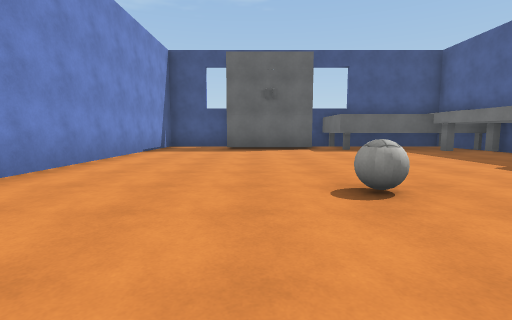
[1] (above)

24 first-person views from a walk through a scene from a Unity 3-D project. The camera is 1.2 m above the floor, tilts 6° down and sees 85° across. Doors are open. The floor is counted in squares, 2 m on a side. Each view is taken from the middle of a square. On the plan, view 1 faces up. The plan holds only what a view shows up to about 9 squares ahead; the rest is blank. The place goes on beyond the plan. Some surface patterns are stand-ins.

[2]
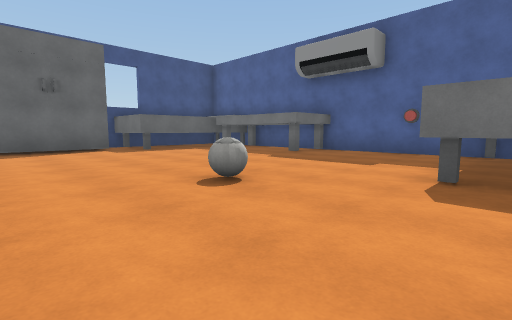

[3]
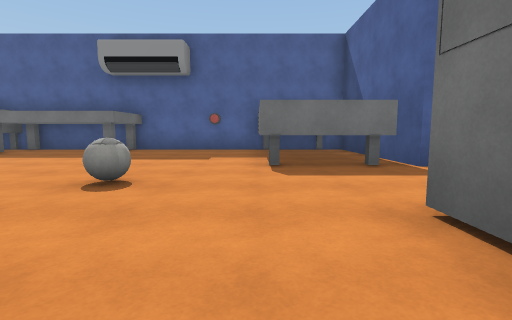

[4]
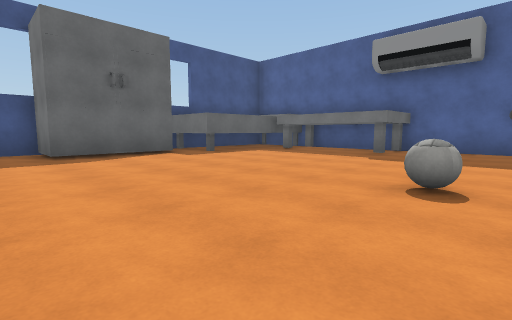

[5]
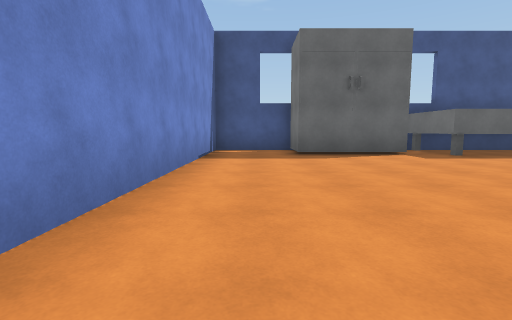

[6]
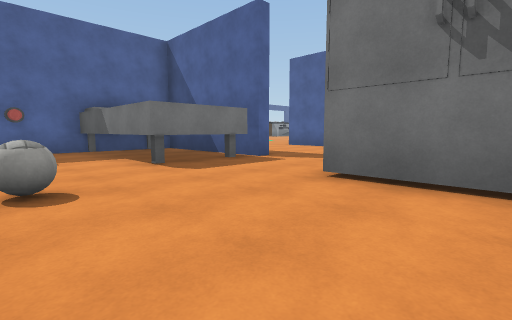

[7]
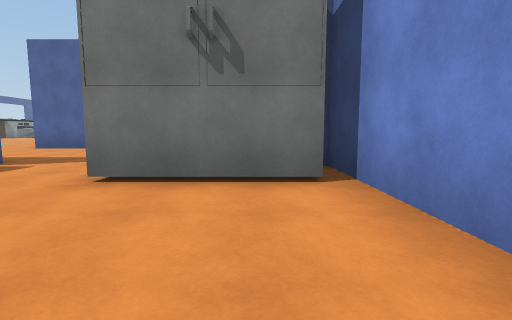

[8]
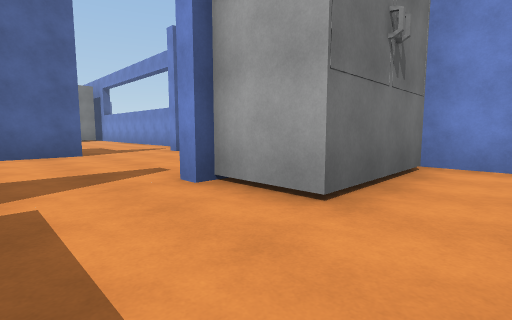

[9]
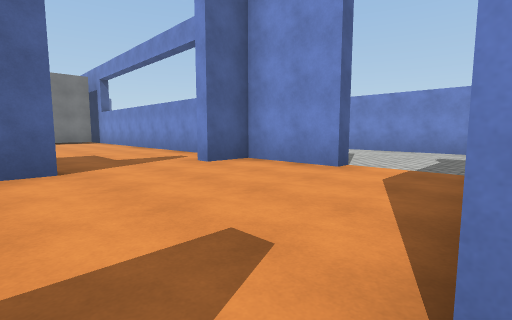

[10]
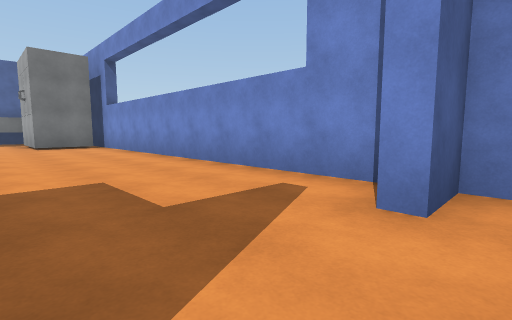

[11]
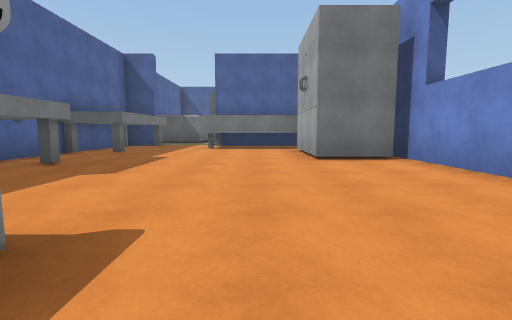

[12]
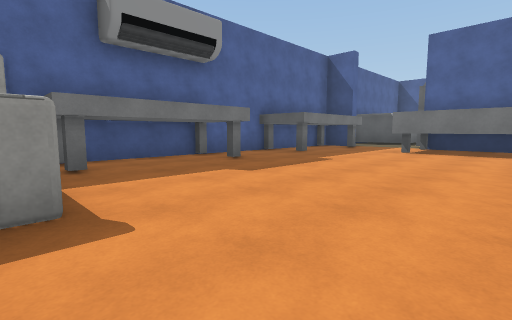

[13]
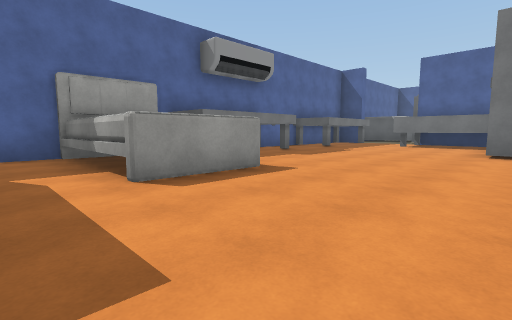

[14]
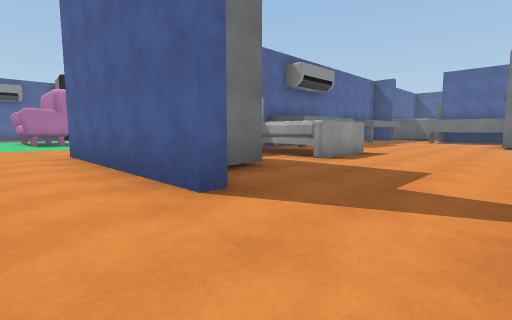

[15]
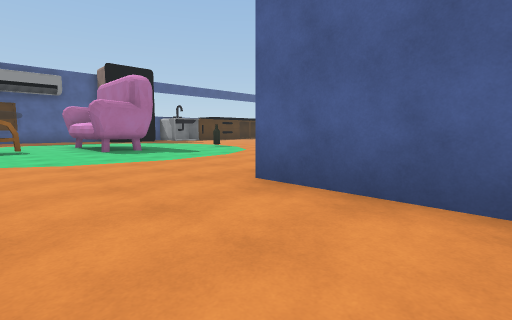

[16]
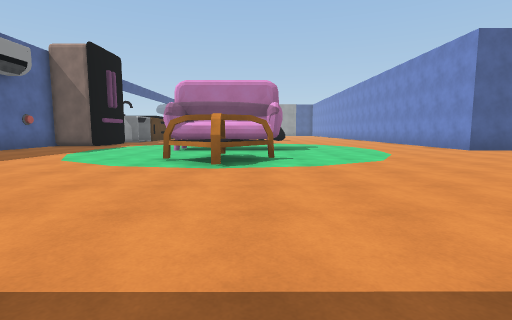

[17]
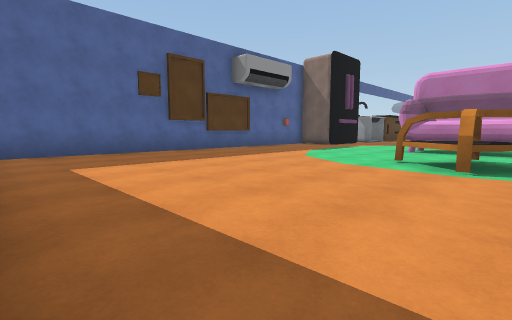

[18]
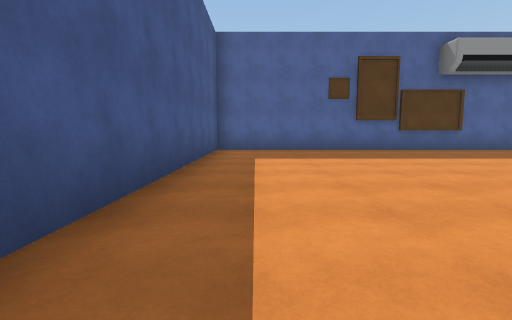

[19]
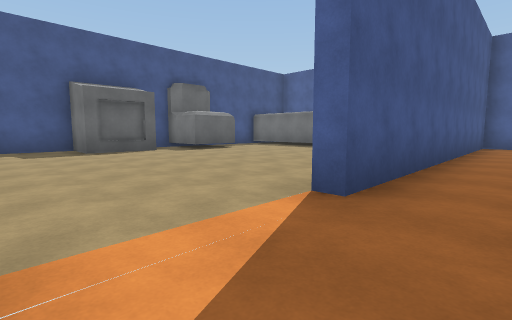

[20]
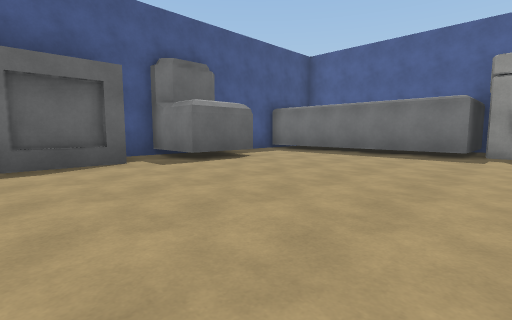

[21]
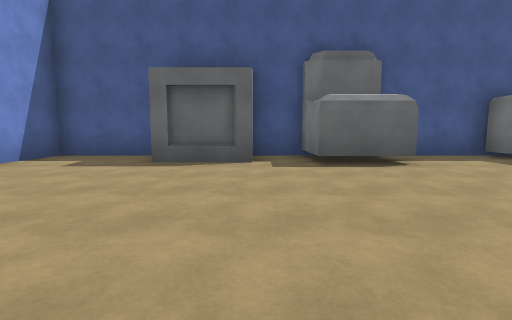

[22]
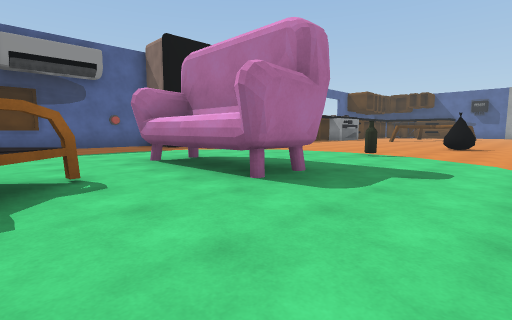

[23]
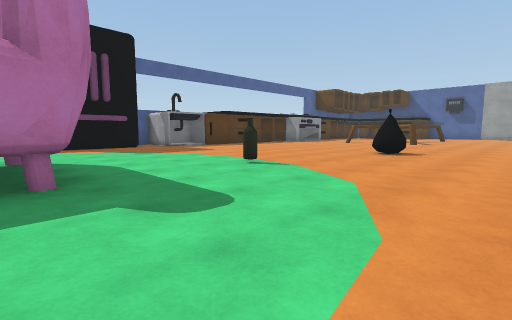

[24]
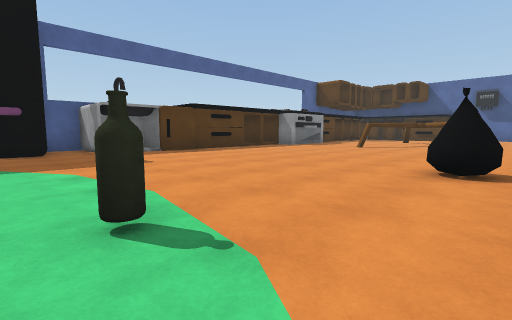

### Floor plan
Points are (right, up) in squares from view 1. A wall is a line through its corners. A room is listed if a view was taken in it or the views show most of it. See-through windows are left out.
Room 1 (views 1, 2, 3, 4, 5, 6, 7, 8)
walls: (1.9, 9) (-0.9, 9) (-0.9, 10.7) (-3.3, 10.7) (-3.3, 3.2); (-3.3, 1.7) (-3.3, -1.8); (2.5, -0.5) (2.5, 0.9) (7, 0.9); (-2.9, -0.2) (0, -0.2); (7, 8.4) (2.5, 8.4) (2.5, 10.4); (7, -1.7) (6.9, 4.7) (5.1, 4.7) (5.1, 8.2)
ways out: opening at (1.5, -1.5) to room 2
objects: other object (1, 3)
Room 2 (views 9, 10, 11, 12, 13, 14, 15, 16, 17, 18, 19, 20, 21, 22, 23, 24)
walls: (11.3, -7.6) (11.3, -6.3); (11.3, -7.5) (11.2, -6.3) (11.7, -6.2); (11.2, -6.3) (14.5, -6.3); (5.1, -11) (5.1, -9.2); (12.7, -4.8) (12.7, -4.1); (11.6, -3.7) (12.7, -3.6); (12.8, -3.6) (13.9, -3.5); (18.1, -11.1) (18.1, -8.9); (12.6, -3.2) (12.6, -2.6); (3.6, -16.4) (3.6, -12.8); (17.8, -15) (17.8, -13.9) (19, -13.9); (1.3, -12.4) (1.3, -10.3) (5.1, -10.3); (1.3, -8.5) (1.3, -7.6); (0.3, -6.9) (0.3, -6.5) (5.5, -6.5) (5.5, -7.1); (19.8, -7.1) (19.8, 2.2) (10.3, 2.2); (3.6, -20.4) (3.6, -18.4) (5.1, -18.4) (5.1, -16.2); (2.5, -1.4) (2.5, -0.5); (0.2, -1.7) (0.2, -2.2); (-3.3, -7.3) (-3.3, -17.6); (-2.9, -16.8) (-1.3, -16.8) (-1.3, -19.6); (-1.4, -20) (1.9, -20); (0, -0.2) (0, -1.8); (-3.3, -4.3) (-3.3, -6.5) (-2.2, -6.5) (-2.2, -6.9); (17.8, 4.3) (17.8, 4.8); (17.5, 5) (17.5, 10.7) (15.8, 10.7); (12, 9.4) (10, 9.4) (10, 10.7) (7.3, 10.7) (7.3, 9); (14.9, 9) (13.1, 9) (13.1, 10.8); (13.5, 10.7) (11.9, 10.7)
low walls: (12.7, -4.7) (12, -4.1); (11.7, -3.7) (12.7, -2.6) (13.7, -3.6)
ways out: opening at (1.5, -1.5) to room 1; opening at (-3, -3.5)
objects: other object (11, -15) to (11, -14); other object (12, -11)

Positions as (right, up) in squares from view 1, and headings:
1: (0, 0), facing up
2: (-1, 0), facing up-right
3: (-2, 1), facing right
4: (-2, 2), facing up-right
5: (-2, 2), facing up
6: (-2, 3), facing down-right
7: (-2, 3), facing down
8: (2, 1), facing down-left
9: (1, -2), facing down-left
10: (0, -6), facing down-left
11: (0, -11), facing down
12: (-1, -12), facing down-right
13: (-2, -9), facing down-right
14: (-2, -5), facing down-right
15: (3, -4), facing down-right
16: (12, 2), facing down
17: (12, 2), facing down-right
18: (11, 1), facing right
19: (8, 1), facing up-right
20: (10, 4), facing up-right
21: (12, 4), facing up
22: (9, -4), facing down-right
23: (8, -7), facing down-right
24: (10, -10), facing down-right
